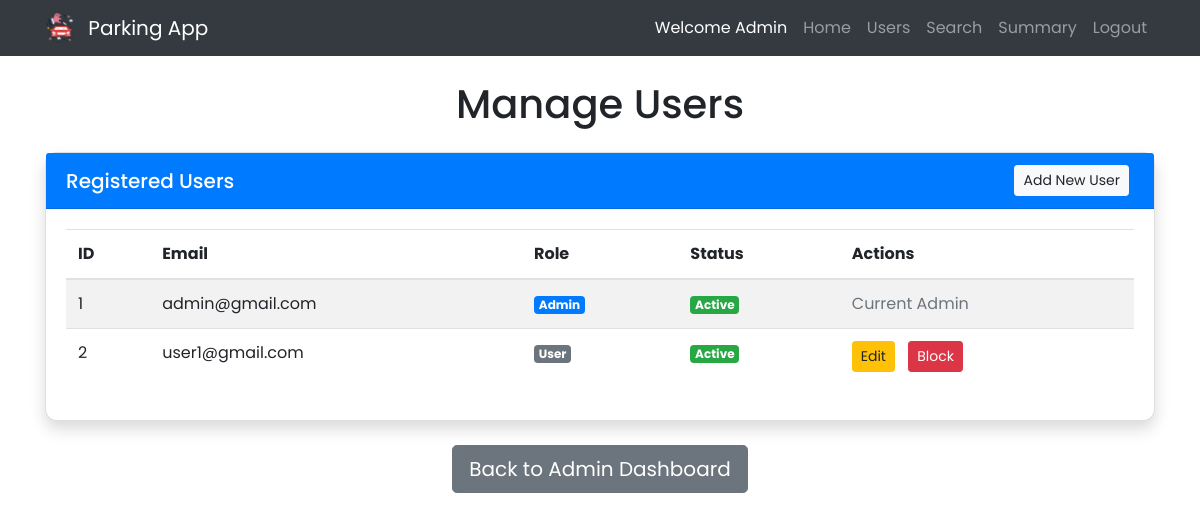
Before: /admin/view_users (signed in) with the older database file.
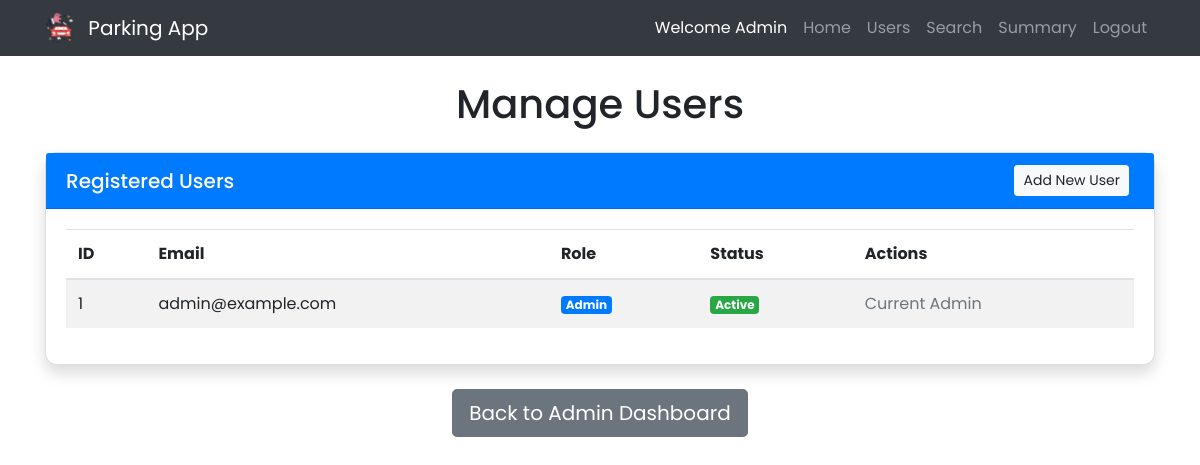
After: the same page with the newer database file.
### app.py (models this page shows)
class User(db.Model, UserMixin):
    id = db.Column(db.Integer, primary_key=True)
    email = db.Column(db.String(120), unique=True, nullable=False)
    password = db.Column(db.String(256), nullable=False)
    is_admin = db.Column(db.Boolean, default=False)
    is_blocked = db.Column(db.Boolean, default=False)
    reservations = db.relationship('Reservation', backref='user', lazy=True)

### app.py (the view)
@app.route('/admin/view_users')
@login_required
def view_users():
    if not current_user.is_admin:
        flash('Unauthorized access', 'danger')
        return redirect(url_for('dashboard'))
    users = User.query.all()
    return render_template('admin/view_users.html', users=users)

### app.py (called while the page is built)
@login_manager.user_loader
def load_user(user_id):
    try:
        return db.session.get(User, int(user_id))
    except Exception as e:
        logging.error(f"Error loading user {user_id}: {e}")
        return None

@app.before_request
def protect_against_csrf():
    try:
        csrf.protect()
    except Exception as e:
        logging.error(f"CSRF protection error: {e}")
        flash('CSRF validation failed. Please try again.', 'danger')
        return redirect(url_for('dashboard'))

### templates/admin/view_users.html (shortened to what this page needs)
{% extends "base.html" %}
{% block content %}
<h1 class="text-center mb-4">Manage Users</h1>
<div class="card shadow mb-4">
    <div class="card-header bg-primary text-white d-flex justify-content-between align-items-center">
        <h5 class="mb-0">Registered Users</h5>
        <a href="{{ url_for('register') }}" class="btn btn-light btn-sm">Add New User</a>
    </div>
    <div class="card-body">
        {% if users %}
        <div class="table-responsive">
            <table class="table table-hover table-striped">
                <thead>
                    <tr>
                        <th>ID</th>
                        <th>Email</th>
                        <th>Role</th>
                        <th>Status</th>
                        <th>Actions</th>
                    </tr>
                </thead>
                <tbody>
                    {% for user in users %}
                    <tr>
                        <td>{{ user.id }}</td>
                        <td>{{ user.email }}</td>
                        <td>
                            <span class="badge badge-{{ 'primary' if user.is_admin else 'secondary' }}">
                                {{ 'Admin' if user.is_admin else 'User' }}
                            </span>
                        </td>
                        <td>
                            <span class="badge badge-{{ 'danger' if user.is_blocked else 'success' }}">
                                {{ 'Blocked' if user.is_blocked else 'Active' }}
                            </span>
                        </td>
                        <td>
                            {% if user.id != current_user.id %}
                                <a href="{{ url_for('edit_user', user_id=user.id) }}" class="btn btn-warning btn-sm">Edit</a>
                                {% if user.is_blocked %}
                                    <form action="{{ url_for('unblock_user', user_id=user.id) }}" method="POST" style="display:inline;" class="ml-1">
                                        <input type="hidden" name="csrf_token" value="{{ csrf_token() }}">
                                        <button type="submit" class="btn btn-success btn-sm" data-confirm="Unblock this user?">Unblock</button>
                                    </form>
                                {% else %}
                                    {% if not user.is_admin %}
                                    <form action="{{ url_for('block_user', user_id=user.id) }}" method="POST" style="display:inline;" class="ml-1">
                                        <button type="submit" class="btn btn-danger btn-sm" data-confirm="Block this user? They will not be able to log in.">Block</button>
                                    </form>
                                    {% endif %}
                                {% endif %}
                            {% else %}
                                <span class="text-muted">Current Admin</span>
                            {% endif %}
                        </td>
                    </tr>
                    {% endfor %}
                </tbody>
            </table>
        </div>
        {% else %}
            <p class="text-center text-muted">No users registered yet. Use the "Add New User" button to register a new user.</p>
        {% endif %}
    </div>
</div>
<div class="text-center mt-4">
    <a href="{{ url_for('dashboard') }}" class="btn btn-secondary btn-lg">Back to Admin Dashboard </a>
</div>
{% endblock %}

### templates/base.html (shortened to what this page needs)
<!DOCTYPE html>
<html lang="en">
<head>
    <link rel="stylesheet" href="https://stackpath.bootstrapcdn.com/bootstrap/4.5.2/css/bootstrap.min.css">
    <link rel="stylesheet" href="{{ url_for('static', filename='css/styles.css') }}">
</head>
<body>
    <nav class="navbar navbar-expand-lg navbar-dark bg-dark">
        <div class="container">
            <a class="navbar-brand" href="{{ url_for('home') }}">
                <img src="{{ url_for('static', filename='images/logo.png') }}" alt="Logo" width="30" height="30" class="d-inline-block align-top rounded-full">
                Parking App
            </a>
            <div class="collapse navbar-collapse" id="navbarNav">
                <ul class="navbar-nav ml-auto">
                    {% if current_user.is_authenticated %}
                        {% if current_user.is_admin %}
                            <li class="nav-item">
                                <span class="nav-link text-white">Welcome Admin</span>
                            </li>
                            <li class="nav-item">
                                <a class="nav-link" href="{{ url_for('dashboard') }}">Home</a>
                            </li>
                            <li class="nav-item">
                                <a class="nav-link" href="{{ url_for('view_users') }}">Users</a>
                            </li>
                            <li class="nav-item">
                                <a class="nav-link" href="{{ url_for('search') }}">Search</a>
                            </li>
                            <li class="nav-item">
                                <a class="nav-link" href="{{ url_for('admin_summary') }}">Summary</a>
                            </li>
                        {% endif %}
                        <li class="nav-item">
                            <a class="nav-link" href="{{ url_for('logout') }}">Logout</a>
                        </li>
                    {% endif %}
                </ul>
            </div>
        </div>
    </nav>
    <div class="container mt-4">
        {% block content %}{% endblock %}
    </div>
</body>
</html>

### static/css/styles.css (style rules this page uses)
body { font-family: 'Poppins', sans-serif; }
.navbar-brand img { margin-right: 8px; }
.card { border-radius: 12px; box-shadow: 0 4px 8px rgba(0,0,0,0.1); transition: transform 0.2s; }
.card-header { border-radius: 12px 12px 0 0; }
.btn { transition: transform 0.2s; }
.btn-sm { margin-right: 5px; }

Changed rows visible on the page:
removed User: id "2", email "user1@gmail.com", is_admin "User", is_blocked "Active"
changed User "Admin": email "admin@gmail.com" → "admin@example.com"
